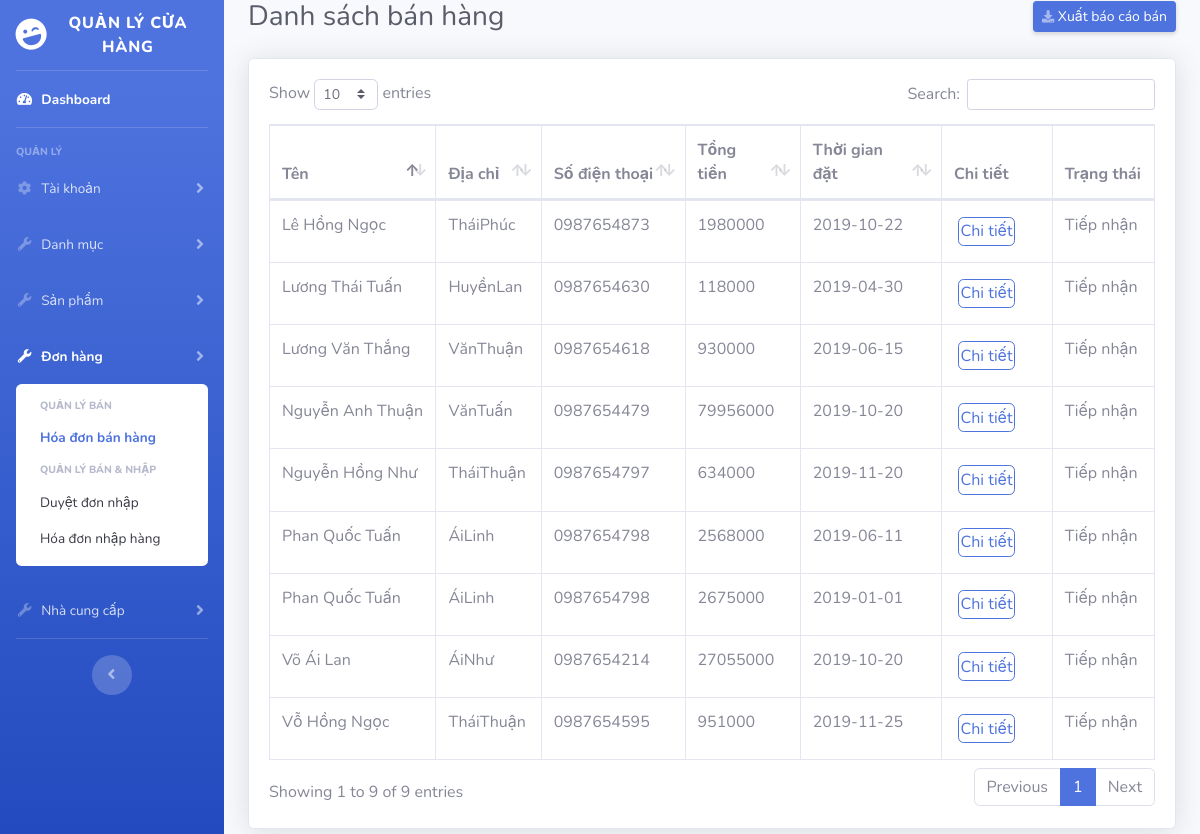
The page /admin/orders.php on the database its author committed.
### tables this page shows
CREATE TABLE `donhang` (
  `MADH` int(20) NOT NULL,
  `IDUSER` int(20) NOT NULL,
  `NAME` varchar(255) NOT NULL,
  `PHONE` varchar(255) NOT NULL,
  `ADDRESS` varchar(255) NOT NULL,
  `EMAIL` varchar(255) NOT NULL,
  `TONGTIEN` int(20) NOT NULL,
  `NGAYDH` date NOT NULL,
  `STATUS` int(1) NOT NULL,
  `MANV` int(20) NOT NULL
);

### core/db.inc (called while the page is built, shortened)
<?php
   	$databaseName = "pizzacompany";
?>

### core/DataProvider.php (called while the page is built, shortened)
<?php
class DataProvider
{
	public static function executeQuery($sql)
	{
		include ('db.inc');
		if (!($connection = mysqli_connect($hostName,$username,$password,$databaseName)))
			die ("couldn't connect to localhost");
		if (!($result = mysqli_query($connection,$sql)))
			showError();
		return $result;
	}
}
?>

### admin/orders.php (the view, shortened to what this page needs)
<?php
include("includes/head.php");
?>
<body id="page-top">
    <div id="wrapper">
        <?php include('includes/sidebar.php'); ?>
        <div id="content-wrapper" class="d-flex flex-column">
            <div id="content">
                <div class="container-fluid">
                    <div class="d-sm-flex align-items-center justify-content-between mb-4">
                        <h1 class="h3 mb-0 text-gray-800">Danh sách bán hàng</h1>
                        <a href="" id="export" class="d-none d-sm-inline-block btn btn-sm btn-primary shadow-sm"><i class="fas fa-download fa-sm text-white-50"></i> Xuất báo cáo bán</a>
                    </div>
                    <div class="card shadow mb-4">
                        <div class="card-body">
                            <div class="table-responsive">
                                <table class="table table-bordered" id="dataTable" width="100%" cellspacing="0">
                                    <thead>
                                        <tr>
                                            <th>Tên</th>
                                            <th>Địa chỉ</th>
                                            <th>Số điện thoại</th>
                                            <th>Tổng tiền</th>
                                            <th>Thời gian đặt</th>
                                            <th class="noExp">Chi tiết</th>
                                            <th>Trạng thái</th>
                                        </tr>
                                    </thead>
                                    <tbody>
                                        <?php
                                        $sql = "SELECT * FROM donhang";
                                        $result = DataProvider::executeQuery($sql);
                                        while ($row = mysqli_fetch_assoc($result)) {
                                            switch ($row['STATUS']) {
                                                case 1:
                                                    $trangthai = "Tiếp nhận";
                                                    break;
                                            }
                                            ?>
                                                <tr>
                                                    <td><?php echo $row['NAME']; ?></td>
                                                    <td><?php echo $row['ADDRESS']; ?></td>
                                                    <td><?php echo $row['PHONE']; ?></td>
                                                    <td><?php echo $row['TONGTIEN']; ?></td>
                                                    <td><?php echo $row['NGAYDH']; ?></td>
                                                    <td class="noExp"></td>
                                                    <td><?php echo $trangthai; ?></td>
                                                </tr>
                                            <?php } ?>
                                    </tbody>
                                </table>
                            </div>
                        </div>
                    </div>
                </div>
            </div>
        </div>
    </div>
</body>
</html>

### rows shown on the page
donhang: NAME "Nguyễn Hồng Như", ADDRESS "TháiThuận", PHONE "0987654797", TONGTIEN "634000", NGAYDH "2019-11-20", STATUS "Tiếp nhận"
donhang: NAME "Lê Hồng Ngọc", ADDRESS "TháiPhúc", PHONE "0987654873", TONGTIEN "1980000", NGAYDH "2019-10-22", STATUS "Tiếp nhận"
donhang: NAME "Phan Quốc Tuấn", ADDRESS "ÁiLinh", PHONE "0987654798", TONGTIEN "2568000", NGAYDH "2019-06-11", STATUS "Tiếp nhận"
donhang: NAME "Lương Văn Thắng", ADDRESS "VănThuận", PHONE "0987654618", TONGTIEN "930000", NGAYDH "2019-06-15", STATUS "Tiếp nhận"
donhang: NAME "Vỗ Hồng Ngọc", ADDRESS "TháiThuận", PHONE "0987654595", TONGTIEN "951000", NGAYDH "2019-11-25", STATUS "Tiếp nhận"
donhang: NAME "Võ Ái Lan", ADDRESS "ÁiNhư", PHONE "0987654214", TONGTIEN "27055000", NGAYDH "2019-10-20", STATUS "Tiếp nhận"
donhang: NAME "Nguyễn Anh Thuận", ADDRESS "VănTuấn", PHONE "0987654479", TONGTIEN "79956000", NGAYDH "2019-10-20", STATUS "Tiếp nhận"
donhang: NAME "Lương Thái Tuấn", ADDRESS "HuyềnLan", PHONE "0987654630", TONGTIEN "118000", NGAYDH "2019-04-30", STATUS "Tiếp nhận"
donhang: NAME "Phan Quốc Tuấn", ADDRESS "ÁiLinh", PHONE "0987654798", TONGTIEN "2675000", NGAYDH "2019-01-01", STATUS "Tiếp nhận"
